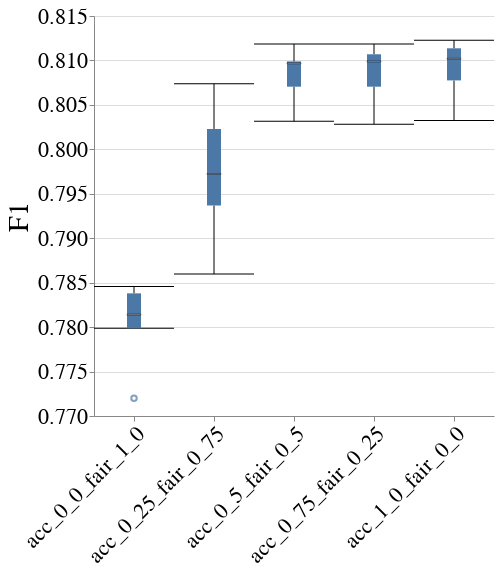

Here is the notebook cell this chart was saved with:
### Markdown cell above
### Overall metrics

### Code cell
create_box_plot_per_cost_model(to_plot=best_lp_metrics_per_exp_config_df, metric_name="F1")

### Figure 1 — Vega-Lite specification as saved in the notebook (floating-point values rounded to 4 significant figures)
{"config": {"view": {"continuousWidth": 400, "continuousHeight": 300, "stroke": null}, "axis": {"labelFontSize": 22, "labelFontWeight": "normal", "titleFontSize": 28, "titleFontWeight": "normal"}, "title": {"fontSize": 28}}, "data": {"name": "data-03f973be31a01b9b02d89b5b35abed5a"}, "mark": {"type": "boxplot", "median": {"stroke": "black", "strokeWidth": 0.7}, "ticks": true}, "encoding": {"x": {"axis": {"labelAngle": -45, "labelLimit": 300}, "field": "exp_config_name", "title": null, "type": "nominal"}, "y": {"field": "overall", "scale": {"zero": false}, "title": "F1", "type": "quantitative"}}, "height": 400, "width": 400, "$schema": "https://vega.github.io/schema/vega-lite/v4.17.0.json", "datasets": {"data-03f973be31a01b9b02d89b5b35abed5a": [{"exp_config_name": "acc_0_0_fair_1_0", "logical_pipeline_uuid": "Tm9uZSZESVImbHJfY2xm", "physical_pipeline_uuid": "10a4b262-5142-4d67-aceb-7c4e30102b28", "run_num": 4, "compound_pp_quality": 0.9905, "metric": "F1", "model_name": "lr_clf", "runtime_in_mins": 0.2394, "dataset_name": "folk_emp", "logical_pipeline_name": "None&DIR&lr_clf", "null_imputer_name": "None", "fairness_intervention_name": "DIR", "RAC1P_dis": 0.7878, "RAC1P_priv": 0.7749, "SEX&RAC1P_dis": 0.758, "SEX&RAC1P_priv": 0.7852, "SEX_dis": 0.7554, "SEX_priv": 0.804, "overall": 0.7799}, {"exp_config_name": "acc_0_0_fair_1_0", "logical_pipeline_uuid": "Tm9uZSZESVImbHJfY2xm", "physical_pipeline_uuid": "27e41a7c-d6bf-46f0-9110-40e96932e653", "run_num": 5, "compound_pp_quality": 0.9882, "metric": "F1", "model_name": "lr_clf", "runtime_in_mins": 0.3664, "dataset_name": "folk_emp", "logical_pipeline_name": "None&DIR&lr_clf", "null_imputer_name": "None", "fairness_intervention_name": "DIR", "RAC1P_dis": 0.7823, "RAC1P_priv": 0.7652, "SEX&RAC1P_dis": 0.7411, "SEX&RAC1P_priv": 0.7794, "SEX_dis": 0.7308, "SEX_priv": 0.8093, "overall": 0.772}, {"exp_config_name": "acc_0_0_fair_1_0", "logical_pipeline_uuid": "Tm9uZSZESVImbHJfY2xm", "physical_pipeline_uuid": "2a1062df-0658-4bed-bebc-f08a64c100bc", "run_num": 2, "compound_pp_quality": 0.9999, "metric": "F1", "model_name": "lr_clf", "runtime_in_mins": 0.2394, "dataset_name": "folk_emp", "logical_pipeline_name": "None&DIR&lr_clf", "null_imputer_name": "None", "fairness_intervention_name": "DIR", "RAC1P_dis": 0.7832, "RAC1P_priv": 0.7802, "SEX&RAC1P_dis": 0.7557, "SEX&RAC1P_priv": 0.7881, "SEX_dis": 0.7457, "SEX_priv": 0.8166, "overall": 0.7814}, {"exp_config_name": "acc_0_0_fair_1_0", "logical_pipeline_uuid": "Tm9uZSZESVImbHJfY2xm", "physical_pipeline_uuid": "473666fc-7673-4c1a-988f-7d339730ef11", "run_num": 1, "compound_pp_quality": 0.9804, "metric": "F1", "model_name": "lr_clf", "runtime_in_mins": 0.2218, "dataset_name": "folk_emp", "logical_pipeline_name": "None&DIR&lr_clf", "null_imputer_name": "None", "fairness_intervention_name": "DIR", "RAC1P_dis": 0.7837, "RAC1P_priv": 0.7839, "SEX&RAC1P_dis": 0.7487, "SEX&RAC1P_priv": 0.7918, "SEX_dis": 0.7495, "SEX_priv": 0.814, "overall": 0.7838}, {"exp_config_name": "acc_0_0_fair_1_0", "logical_pipeline_uuid": "Tm9uZSZESVImbHJfY2xm", "physical_pipeline_uuid": "a4e709f5-5df7-4a13-8d4f-d3f1e38dc8e2", "run_num": 3, "compound_pp_quality": 0.9487, "metric": "F1", "model_name": "lr_clf", "runtime_in_mins": 0.2785, "dataset_name": "folk_emp", "logical_pipeline_name": "None&DIR&lr_clf", "null_imputer_name": "None", "fairness_intervention_name": "DIR", "RAC1P_dis": 0.7925, "RAC1P_priv": 0.7796, "SEX&RAC1P_dis": 0.7516, "SEX&RAC1P_priv": 0.7924, "SEX_dis": 0.751, "SEX_priv": 0.8163, "overall": 0.7846}, {"exp_config_name": "acc_0_25_fair_0_75", "logical_pipeline_uuid": "Tm9uZSZESVImbGdibV9jbGY=", "physical_pipeline_uuid": "10ec22bd-bb2b-4b0b-9c70-e0c2868ed85f", "run_num": 1, "compound_pp_quality": 0.9227, "metric": "F1", "model_name": "lgbm_clf", "runtime_in_mins": 0.9932, "dataset_name": "folk_emp", "logical_pipeline_name": "None&DIR&lgbm_clf", "null_imputer_name": "None", "fairness_intervention_name": "DIR", "RAC1P_dis": 0.7843, "RAC1P_priv": 0.787, "SEX&RAC1P_dis": 0.7558, "SEX&RAC1P_priv": 0.7929, "SEX_dis": 0.753, "SEX_priv": 0.8152, "overall": 0.786}, {"exp_config_name": "acc_0_25_fair_0_75", "logical_pipeline_uuid": "Tm9uZSZESVImbGdibV9jbGY=", "physical_pipeline_uuid": "2001efbe-d5e3-4ded-afd0-791713baef03", "run_num": 2, "compound_pp_quality": 0.9262, "metric": "F1", "model_name": "lgbm_clf", "runtime_in_mins": 1.591, "dataset_name": "folk_emp", "logical_pipeline_name": "None&DIR&lgbm_clf", "null_imputer_name": "None", "fairness_intervention_name": "DIR", "RAC1P_dis": 0.8014, "RAC1P_priv": 0.7945, "SEX&RAC1P_dis": 0.782, "SEX&RAC1P_priv": 0.8013, "SEX_dis": 0.7672, "SEX_priv": 0.8272, "overall": 0.7972}, {"exp_config_name": "acc_0_25_fair_0_75", "logical_pipeline_uuid": "Tm9uZSZESVImbGdibV9jbGY=", "physical_pipeline_uuid": "cae35392-63ad-4289-a244-ed998a037dab", "run_num": 3, "compound_pp_quality": 0.9325, "metric": "F1", "model_name": "lgbm_clf", "runtime_in_mins": 2.246, "dataset_name": "folk_emp", "logical_pipeline_name": "None&DIR&lgbm_clf", "null_imputer_name": "None", "fairness_intervention_name": "DIR", "RAC1P_dis": 0.796, "RAC1P_priv": 0.7923, "SEX&RAC1P_dis": 0.7489, "SEX&RAC1P_priv": 0.8042, "SEX_dis": 0.7616, "SEX_priv": 0.8239, "overall": 0.7937}, {"exp_config_name": "acc_0_25_fair_0_75", "logical_pipeline_uuid": "Tm9uZSZESVImbGdibV9jbGY=", "physical_pipeline_uuid": "e65d4227-6d08-432d-8b7e-cf1aec38947f", "run_num": 5, "compound_pp_quality": 0.9399, "metric": "F1", "model_name": "lgbm_clf", "runtime_in_mins": 0.3196, "dataset_name": "folk_emp", "logical_pipeline_name": "None&DIR&lgbm_clf", "null_imputer_name": "None", "fairness_intervention_name": "DIR", "RAC1P_dis": 0.8153, "RAC1P_priv": 0.7937, "SEX&RAC1P_dis": 0.7664, "SEX&RAC1P_priv": 0.8109, "SEX_dis": 0.762, "SEX_priv": 0.8396, "overall": 0.8023}, {"exp_config_name": "acc_0_25_fair_0_75", "logical_pipeline_uuid": "Tm9uZSZESVImbGdibV9jbGY=", "physical_pipeline_uuid": "eb9b5a19-82f6-416c-bf7f-9471911d01c1", "run_num": 4, "compound_pp_quality": 0.9446, "metric": "F1", "model_name": "lgbm_clf", "runtime_in_mins": 0.3492, "dataset_name": "folk_emp", "logical_pipeline_name": "None&DIR&lgbm_clf", "null_imputer_name": "None", "fairness_intervention_name": "DIR", "RAC1P_dis": 0.81, "RAC1P_priv": 0.8057, "SEX&RAC1P_dis": 0.7715, "SEX&RAC1P_priv": 0.8163, "SEX_dis": 0.7791, "SEX_priv": 0.8359, "overall": 0.8074}, {"exp_config_name": "acc_0_5_fair_0_5", "logical_pipeline_uuid": "Tm9uZSZESVImcmZfY2xm", "physical_pipeline_uuid": "07b5ccd5-a31a-40df-866d-e878edac7ba8", "run_num": 5, "compound_pp_quality": 0.8939, "metric": "F1", "model_name": "rf_clf", "runtime_in_mins": 0.5909, "dataset_name": "folk_emp", "logical_pipeline_name": "None&DIR&rf_clf", "null_imputer_name": "None", "fairness_intervention_name": "DIR", "RAC1P_dis": 0.8144, "RAC1P_priv": 0.7957, "SEX&RAC1P_dis": 0.7682, "SEX&RAC1P_priv": 0.8116, "SEX_dis": 0.7557, "SEX_priv": 0.847, "overall": 0.8031}, {"exp_config_name": "acc_0_5_fair_0_5", "logical_pipeline_uuid": "Tm9uZSZESVImcmZfY2xm", "physical_pipeline_uuid": "25f8f8ee-416d-4ab7-b7f5-59f977922b92", "run_num": 1, "compound_pp_quality": 0.8783, "metric": "F1", "model_name": "rf_clf", "runtime_in_mins": 0.7308, "dataset_name": "folk_emp", "logical_pipeline_name": "None&DIR&rf_clf", "null_imputer_name": "None", "fairness_intervention_name": "DIR", "RAC1P_dis": 0.8166, "RAC1P_priv": 0.8054, "SEX&RAC1P_dis": 0.7841, "SEX&RAC1P_priv": 0.8156, "SEX_dis": 0.7747, "SEX_priv": 0.8415, "overall": 0.8097}, {"exp_config_name": "acc_0_5_fair_0_5", "logical_pipeline_uuid": "Tm9uZSZESVImcmZfY2xm", "physical_pipeline_uuid": "5734a395-9aba-48e5-93db-3110ef53510b", "run_num": 2, "compound_pp_quality": 0.9039, "metric": "F1", "model_name": "rf_clf", "runtime_in_mins": 0.3749, "dataset_name": "folk_emp", "logical_pipeline_name": "None&DIR&rf_clf", "null_imputer_name": "None", "fairness_intervention_name": "DIR", "RAC1P_dis": 0.8132, "RAC1P_priv": 0.8077, "SEX&RAC1P_dis": 0.7741, "SEX&RAC1P_priv": 0.8194, "SEX_dis": 0.7689, "SEX_priv": 0.8513, "overall": 0.8099}, {"exp_config_name": "acc_0_5_fair_0_5", "logical_pipeline_uuid": "Tm9uZSZESVImcmZfY2xm", "physical_pipeline_uuid": "9b20a654-b7bb-4036-90a1-6bfb70add4d3", "run_num": 3, "compound_pp_quality": 0.8859, "metric": "F1", "model_name": "rf_clf", "runtime_in_mins": 0.3695, "dataset_name": "folk_emp", "logical_pipeline_name": "None&DIR&rf_clf", "null_imputer_name": "None", "fairness_intervention_name": "DIR", "RAC1P_dis": 0.8158, "RAC1P_priv": 0.8094, "SEX&RAC1P_dis": 0.7633, "SEX&RAC1P_priv": 0.8235, "SEX_dis": 0.7712, "SEX_priv": 0.8508, "overall": 0.8119}, {"exp_config_name": "acc_0_5_fair_0_5", "logical_pipeline_uuid": "Tm9uZSZESVImcmZfY2xm", "physical_pipeline_uuid": "e428c255-a1da-4312-a369-e71a6cad70ec", "run_num": 4, "compound_pp_quality": 0.8978, "metric": "F1", "model_name": "rf_clf", "runtime_in_mins": 0.3752, "dataset_name": "folk_emp", "logical_pipeline_name": "None&DIR&rf_clf", "null_imputer_name": "None", "fairness_intervention_name": "DIR", "RAC1P_dis": 0.8094, "RAC1P_priv": 0.8056, "SEX&RAC1P_dis": 0.7732, "SEX&RAC1P_priv": 0.8155, "SEX_dis": 0.7796, "SEX_priv": 0.8348, "overall": 0.807}, {"exp_config_name": "acc_0_75_fair_0_25", "logical_pipeline_uuid": "Tm9uZSZESVImcmZfY2xm", "physical_pipeline_uuid": "29118464-4d6c-4ac9-9f57-378753656e1b", "run_num": 5, "compound_pp_quality": 0.8481, "metric": "F1", "model_name": "rf_clf", "runtime_in_mins": 0.3775, "dataset_name": "folk_emp", "logical_pipeline_name": "None&DIR&rf_clf", "null_imputer_name": "None", "fairness_intervention_name": "DIR", "RAC1P_dis": 0.8144, "RAC1P_priv": 0.7951, "SEX&RAC1P_dis": 0.7682, "SEX&RAC1P_priv": 0.8112, "SEX_dis": 0.7557, "SEX_priv": 0.8464, "overall": 0.8028}, {"exp_config_name": "acc_0_75_fair_0_25", "logical_pipeline_uuid": "Tm9uZSZESVImcmZfY2xm", "physical_pipeline_uuid": "4127dfcc-8774-4868-8f9e-4e28d940d52d", "run_num": 2, "compound_pp_quality": 0.8569, "metric": "F1", "model_name": "rf_clf", "runtime_in_mins": 0.3968, "dataset_name": "folk_emp", "logical_pipeline_name": "None&DIR&rf_clf", "null_imputer_name": "None", "fairness_intervention_name": "DIR", "RAC1P_dis": 0.8132, "RAC1P_priv": 0.8077, "SEX&RAC1P_dis": 0.7741, "SEX&RAC1P_priv": 0.8194, "SEX_dis": 0.7689, "SEX_priv": 0.8513, "overall": 0.8099}, {"exp_config_name": "acc_0_75_fair_0_25", "logical_pipeline_uuid": "Tm9uZSZESVImcmZfY2xm", "physical_pipeline_uuid": "5c31e717-da62-4ff5-8b6a-e4fe51294caa", "run_num": 1, "compound_pp_quality": 0.8459, "metric": "F1", "model_name": "rf_clf", "runtime_in_mins": 0.4914, "dataset_name": "folk_emp", "logical_pipeline_name": "None&DIR&rf_clf", "null_imputer_name": "None", "fairness_intervention_name": "DIR", "RAC1P_dis": 0.8193, "RAC1P_priv": 0.8054, "SEX&RAC1P_dis": 0.7885, "SEX&RAC1P_priv": 0.8158, "SEX_dis": 0.7789, "SEX_priv": 0.8395, "overall": 0.8107}, {"exp_config_name": "acc_0_75_fair_0_25", "logical_pipeline_uuid": "Tm9uZSZESVImcmZfY2xm", "physical_pipeline_uuid": "6fea3046-5edc-48da-bf66-d3bd28a20a7d", "run_num": 3, "compound_pp_quality": 0.8489, "metric": "F1", "model_name": "rf_clf", "runtime_in_mins": 0.367, "dataset_name": "folk_emp", "logical_pipeline_name": "None&DIR&rf_clf", "null_imputer_name": "None", "fairness_intervention_name": "DIR", "RAC1P_dis": 0.8158, "RAC1P_priv": 0.8094, "SEX&RAC1P_dis": 0.7633, "SEX&RAC1P_priv": 0.8235, "SEX_dis": 0.7712, "SEX_priv": 0.8508, "overall": 0.8119}, {"exp_config_name": "acc_0_75_fair_0_25", "logical_pipeline_uuid": "Tm9uZSZESVImcmZfY2xm", "physical_pipeline_uuid": "de58d6fc-c4e3-4a8b-9fac-2e2ae41785e1", "run_num": 4, "compound_pp_quality": 0.8524, "metric": "F1", "model_name": "rf_clf", "runtime_in_mins": 0.3767, "dataset_name": "folk_emp", "logical_pipeline_name": "None&DIR&rf_clf", "null_imputer_name": "None", "fairness_intervention_name": "DIR", "RAC1P_dis": 0.8094, "RAC1P_priv": 0.8056, "SEX&RAC1P_dis": 0.7732, "SEX&RAC1P_priv": 0.8155, "SEX_dis": 0.7796, "SEX_priv": 0.8348, "overall": 0.807}, {"exp_config_name": "acc_1_0_fair_0_0", "logical_pipeline_uuid": "Tm9uZSZOT19GQUlSTkVTU19JTlRFUlZFTlRJT04mcmZfY2xm", "physical_pipeline_uuid": "04361871-f4b5-42e2-891b-74ffddc2342b", "run_num": 3, "compound_pp_quality": 0.8123, "metric": "F1", "model_name": "rf_clf", "runtime_in_mins": 1.807, "dataset_name": "folk_emp", "logical_pipeline_name": "None&NO_FAIRNESS_INTERVENTION&rf_clf", "null_imputer_name": "None", "fairness_intervention_name": "NO_FAIRNESS_INTERVENTION", "RAC1P_dis": 0.8214, "RAC1P_priv": 0.8067, "SEX&RAC1P_dis": 0.7677, "SEX&RAC1P_priv": 0.8229, "SEX_dis": 0.7734, "SEX_priv": 0.8491, "overall": 0.8123}, {"exp_config_name": "acc_1_0_fair_0_0", "logical_pipeline_uuid": "Tm9uZSZOT19GQUlSTkVTU19JTlRFUlZFTlRJT04mcmZfY2xm", "physical_pipeline_uuid": "262520f3-9c0d-434b-b1d9-726af3d7b117", "run_num": 4, "compound_pp_quality": 0.8078, "metric": "F1", "model_name": "rf_clf", "runtime_in_mins": 0.3753, "dataset_name": "folk_emp", "logical_pipeline_name": "None&NO_FAIRNESS_INTERVENTION&rf_clf", "null_imputer_name": "None", "fairness_intervention_name": "NO_FAIRNESS_INTERVENTION", "RAC1P_dis": 0.8086, "RAC1P_priv": 0.8072, "SEX&RAC1P_dis": 0.7732, "SEX&RAC1P_priv": 0.8164, "SEX_dis": 0.7801, "SEX_priv": 0.8358, "overall": 0.8078}, {"exp_config_name": "acc_1_0_fair_0_0", "logical_pipeline_uuid": "Tm9uZSZOT19GQUlSTkVTU19JTlRFUlZFTlRJT04mcmZfY2xm", "physical_pipeline_uuid": "4c12117f-8fa2-46f0-b083-453d06acf10d", "run_num": 1, "compound_pp_quality": 0.8114, "metric": "F1", "model_name": "rf_clf", "runtime_in_mins": 0.6259, "dataset_name": "folk_emp", "logical_pipeline_name": "None&NO_FAIRNESS_INTERVENTION&rf_clf", "null_imputer_name": "None", "fairness_intervention_name": "NO_FAIRNESS_INTERVENTION", "RAC1P_dis": 0.818, "RAC1P_priv": 0.8073, "SEX&RAC1P_dis": 0.7844, "SEX&RAC1P_priv": 0.8176, "SEX_dis": 0.7767, "SEX_priv": 0.8426, "overall": 0.8114}, {"exp_config_name": "acc_1_0_fair_0_0", "logical_pipeline_uuid": "Tm9uZSZOT19GQUlSTkVTU19JTlRFUlZFTlRJT04mcmZfY2xm", "physical_pipeline_uuid": "f8faa13a-a1b9-4e2c-af8e-83f3f94475fe", "run_num": 2, "compound_pp_quality": 0.8102, "metric": "F1", "model_name": "rf_clf", "runtime_in_mins": 0.3708, "dataset_name": "folk_emp", "logical_pipeline_name": "None&NO_FAIRNESS_INTERVENTION&rf_clf", "null_imputer_name": "None", "fairness_intervention_name": "NO_FAIRNESS_INTERVENTION", "RAC1P_dis": 0.8149, "RAC1P_priv": 0.8071, "SEX&RAC1P_dis": 0.7741, "SEX&RAC1P_priv": 0.8199, "SEX_dis": 0.7681, "SEX_priv": 0.853, "overall": 0.8102}, {"exp_config_name": "acc_1_0_fair_0_0", "logical_pipeline_uuid": "Tm9uZSZOT19GQUlSTkVTU19JTlRFUlZFTlRJT04mcmZfY2xm", "physical_pipeline_uuid": "ff4518c9-1014-46ef-abae-8a25ed099035", "run_num": 5, "compound_pp_quality": 0.8033, "metric": "F1", "model_name": "rf_clf", "runtime_in_mins": 0.3679, "dataset_name": "folk_emp", "logical_pipeline_name": "None&NO_FAIRNESS_INTERVENTION&rf_clf", "null_imputer_name": "None", "fairness_intervention_name": "NO_FAIRNESS_INTERVENTION", "RAC1P_dis": 0.8152, "RAC1P_priv": 0.7953, "SEX&RAC1P_dis": 0.7682, "SEX&RAC1P_priv": 0.8117, "SEX_dis": 0.7559, "SEX_priv": 0.847, "overall": 0.8033}]}}
